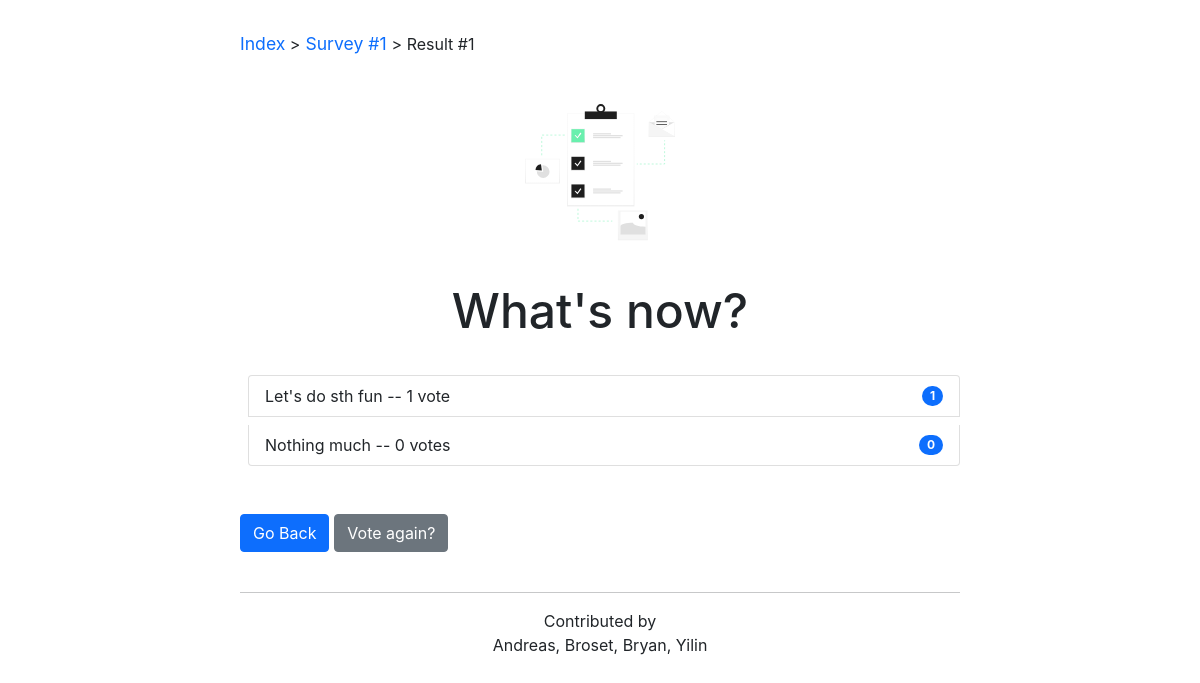
/polls/1/results/, run on an earlier commit of the app's database.
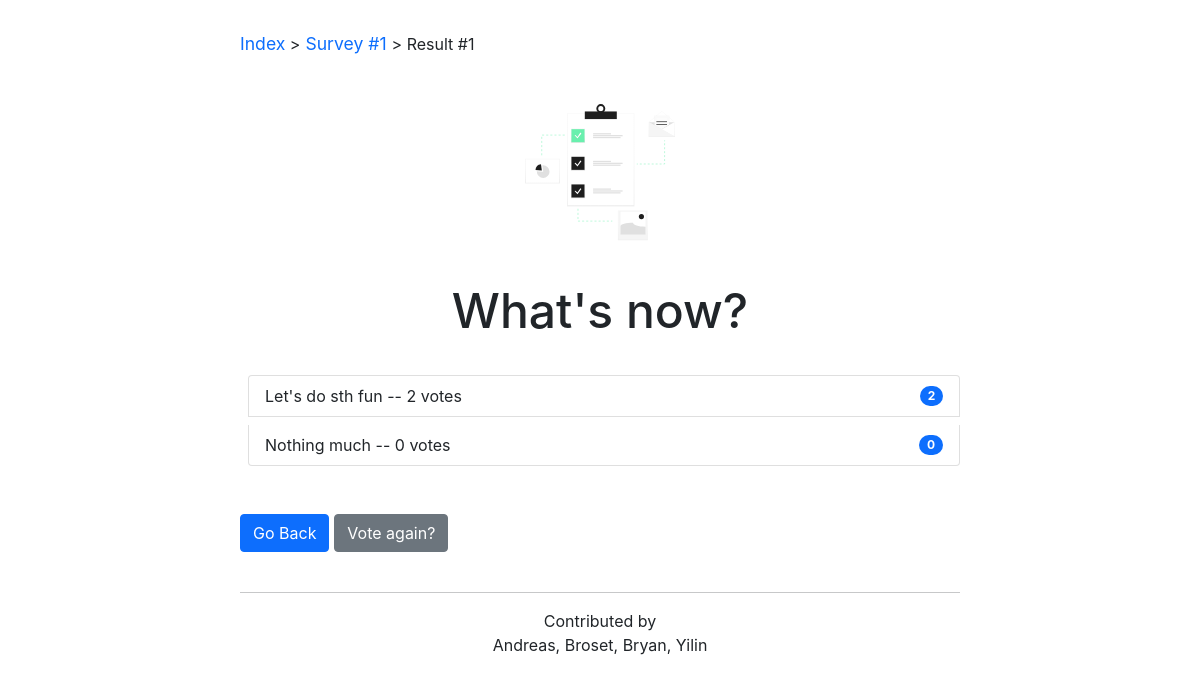
And on a later commit of the database.
### polls/models.py (models this page shows, shortened)
class Choice(models.Model):
    question = models.ForeignKey(Question, on_delete=models.CASCADE)
    choice_text = models.CharField(max_length=200)
    votes = models.IntegerField(default=0)

### polls/views.py (the view)
# urls.py: path('<int:pk>/results/', views.ResultsView.as_view(), name='results'),
class ResultsView(generic.DetailView):
    model = Question
    template_name = 'polls/results.html'

### polls/templates/polls/results.html
{% extends "polls/base.html" %}
{% block currPage %} <a href="{% url 'polls:index' %}">Index</a> ><a href="{% url 'polls:detail' question.id %}"> Survey #{{question.id}} </a> > Result #{{question.id}}    {% endblock %}
{% block heading1%} {{question.question_text}} {% endblock %}
{% block mainbody %}
<ul class="list-group margin-top">
{% for choice in question.choice_set.all %}
<li class="list-group-item d-flex justify-content-between align-items-center">{{ choice.choice_text }} -- {{ choice.votes }}
vote{{ choice.votes|pluralize }}
<span class="badge bg-primary rounded-pill"> {{choice.votes}} </span>
</li>
{% endfor %}
</ul>
<div class="margin-top d-grid gap-2 d-md-block">
    <a href="{% url 'polls:index' %}"> <button class="btn btn-primary" type="button"> Go Back </button> </a>
    <a class="btn btn-secondary" href="{% url 'polls:detail' question.id %}">Vote
again?</a>
</div>
{% endblock %}

What changed in the data, as far as the page shows it:
changed Choice "Let's do sth fun": votes "1" → "2"
